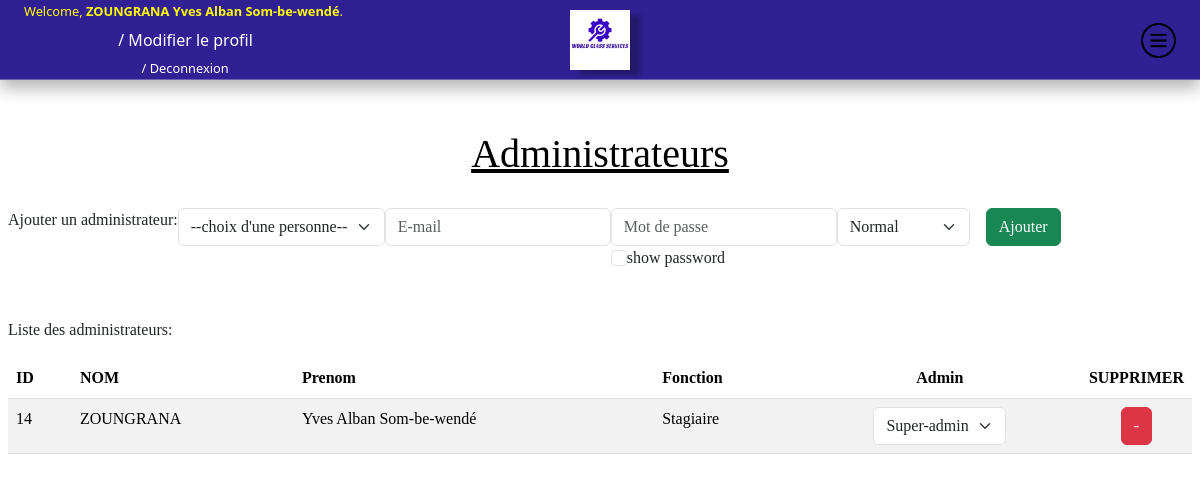
The app's page /gestion_administrateur/ (signed in), older data.
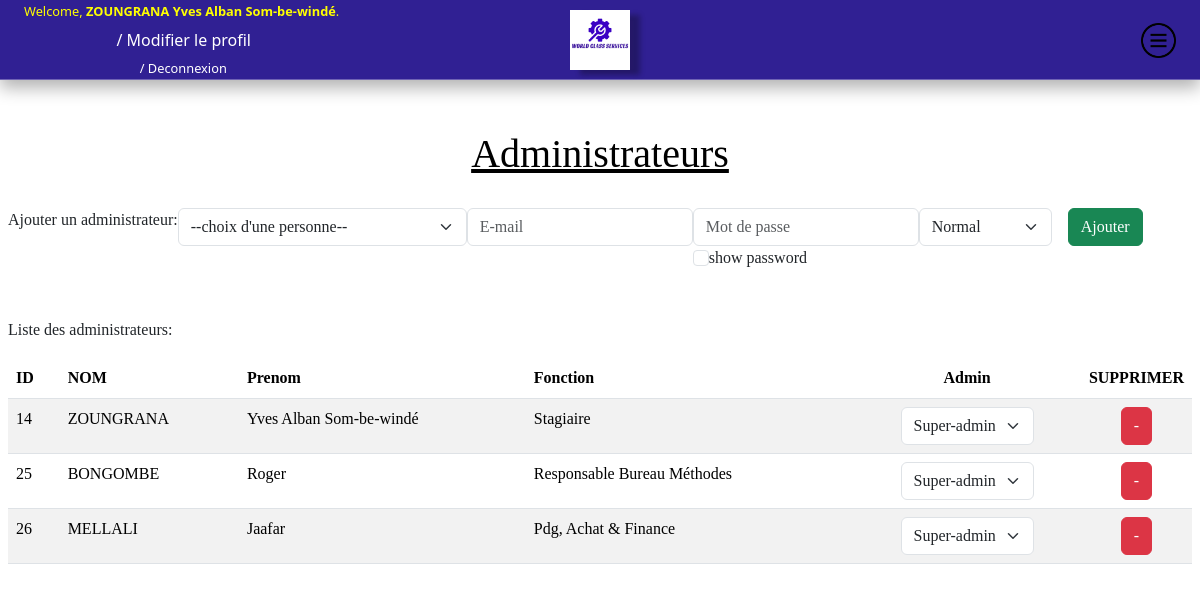
The same page, newer data.
### magasinwcs/models.py (models this page shows, shortened)
class Employe(models.Model):
    nom = models.CharField(max_length=30)
    prenom = models.CharField(max_length=70)
    fonction = models.ForeignKey(Fonction, on_delete=models.CASCADE)
    email = models.EmailField(null=True, blank=True, unique=True)
    password = models.CharField(max_length=20, default='AZERTY')
    def __str__(self):
        return self.nom + ' ' + self.prenom

class Administrateur(models.Model):
    employe = models.ForeignKey(Employe, on_delete=models.CASCADE, null=True)
    type = models.CharField(max_length=1, choices=[("s", "super-admin"), ("n", "normal")], default="n")

class Fonction(models.Model):
    nom = models.CharField(max_length=60)

### magasinwcs/views.py (the view)
# urls.py: path('gestion_administrateur/', views.gestion_administrateur, name="gestion_administrateur"),
def gestion_administrateur(request):
    if 'user' in request.session:
        user_id = request.session.get('user')
        user = get_object_or_404(Employe, pk=user_id)
        result = Administrateur.objects.filter(employe=user)
        if len(result) > 0:
            context = {"administrateurs": Administrateur.objects.all(),
                       "user": Employe.objects.get(pk=request.session.get('user')),
                       "admin": Administrateur.objects.get(employe=user),
                       "employes": Employe.objects.filter(administrateur__isnull=True)}
            return render(request, 'magasinwcs/gestion_administrateur.html', context=context)
    else:
        return redirect('login')

### templates/magasinwcs/gestion_administrateur.html (shortened to what this page needs)
{% extends "magasinwcs/base.html"%}
{% block bodyid %}gestion_administrateur{% endblock %}
{% block content %}
    <h1 id="entete">Administrateurs</h1>
    <form class="d-flex flex-row mb-5" action="{% url 'add-administrateur' %}" method="POST" >
    <fieldset >Ajouter un administrateur:</fieldset>
        <label>
            <select class="form-select" name="employe_pk" required {% if admin.type == 'n' %}disabled{% endif %}>
                <option value="-1">--choix d'une personne--</option>
            </select>
        </label>
        <label for="email" class="">
            <input type="email" class="form-control" name="email" id="email" placeholder="E-mail" required>
        </label>
        <label for="password" class="">
        <input class="form-control" type="password" id="password" name="password" placeholder="Mot de passe" required>
        <input class="form-check-input" type="checkbox" onclick="myFunction()">show password
        </label>
        <label class="">
            <select class="form-select" name="type" {% if admin.type == 'n' %}disabled{% endif %}>
                <option value="n" selected>Normal</option>
            </select>
        </label>
        <label>
        <button {% if admin.type == 'n' %}disabled{% endif %} hx-swap="beforeend" class="btn btn-success ms-3" type="submit">Ajouter</button>
        </label>
    </form>
    <p>Liste des administrateurs:</p>
    <div id="administrateurs">
        {% include 'magasinwcs/liste_administrateur.html' with administrateurs=administrateurs %}
    </div>
{% endblock %}

### templates/magasinwcs/base.html (shortened to what this page needs)
{% load i18n %} {% load static %}
<!DOCTYPE html>
<html lang="en" >
  <head>
    <link
      href="https://cdn.jsdelivr.net/npm/bootstrap@5.3.1/dist/css/bootstrap.min.css"
      rel="stylesheet"
    />
    <link href="/static/css/style.css" rel="stylesheet" />
  </head>
  <body id="{%block bodyid %}genericPage{%endblock %}" hx-boost="true" onload='stock_value()' >
    <header>
      <nav class="navbar">
        <div class="logo">
          <img width="80px" alt="logo" src="{% static '/img/logo.png' %}" />
        </div>
        <div class="utilisateur">
          <p>Welcome, <b>{{ user }}</b>.</p>
          <form action="{% url 'employe_update' %}" method="POST">
            <button id="profil_update" class="btn btn-link">
              &nbsp;/&nbsp;Modifier le profil
            </button>
          </form>
          <a href="{% url 'deconnexion' %}">&nbsp;/&nbsp;Deconnexion</a>
        </div>
        <img src="/static/img/menu.png" alt="menu" id="menu" />
      </nav>
    </header>
    <main>{% block content %}{% endblock %}</main>
  </body>
</html>

### templates/magasinwcs/liste_administrateur.html (shortened to what this page needs)
{% if not administrateurplus %}
    <table class="table table-striped table-hover ">
    <thead>
        <tr>
            <th scope="col">ID</th>
            <th scope="col">NOM</th>
            <th scope="col">Prenom</th>
            <th scope="col">Fonction</th>
            <th scope="col" class='text-center'>Admin</th>
            <th scope="col" class='choix text-center'>SUPPRIMER</th>
        </tr>
    </thead>
    <tbody id="administrateurplus">
        {% for administrateur in administrateurs %}
                <tr>
                    <td>{{ administrateur.employe.id }}</td>
                    <td>{{ administrateur.employe.nom }}</td>
                    <td>{{ administrateur.employe.prenom }}</td>
                    <td>{{ administrateur.employe.fonction.nom }}</td>
                    <td class='text-center'>
                        <form action="{% url 'type-change' %}" method="POST">
                            <label>
                                <select class="form-select" name="type" hx-post="{% url 'type-change' %}" hx-trigger="change" {% if admin.type == 'n' %}disabled{% endif %}>
                                    <option value="s"
                                            {% if administrateur.type == 's' %}selected{% endif %}> Super-admin</option>
                                </select>
                            </label>
                        </form>
                    </td>
                    <td  class='text-center' >
                        <form action="{% url 'delete-administrateur' %}" method="POST">
                            <button {% if admin.type == 'n' %}disabled{% endif %} class="btn btn-danger"
                                    hx-post="{% url 'delete-administrateur' %}" hx-target="closest tr" hx-swap="outerHTML" hx-confirm="Voulez vous supprimer cet élément" >-</button>
                        </form>
                    </td>
                 </tr>
        {% endfor %}
        </tbody>
</table>
{% endif %}

Row changes from the older to the newer data that the page shows:
changed Employe: nom+prenom "ZOUNGRANA Yves Alban Som-be-wendé" → "ZOUNGRANA Yves Alban Som-be-windé"
changed through a linked row, Administrateur "--choix d'une personne--": employe.prenom "Yves Alban Som-be-wendé" → "Yves Alban Som-be-windé"
added Administrateur: employe.id "25", employe.nom "BONGOMBE", employe.prenom "Roger", employe.fonction.nom "Responsable Bureau Méthodes", type "Super-admin"
added Administrateur: employe.id "26", employe.nom "MELLALI", employe.prenom "Jaafar", employe.fonction.nom "Pdg, Achat & Finance", type "Super-admin"
